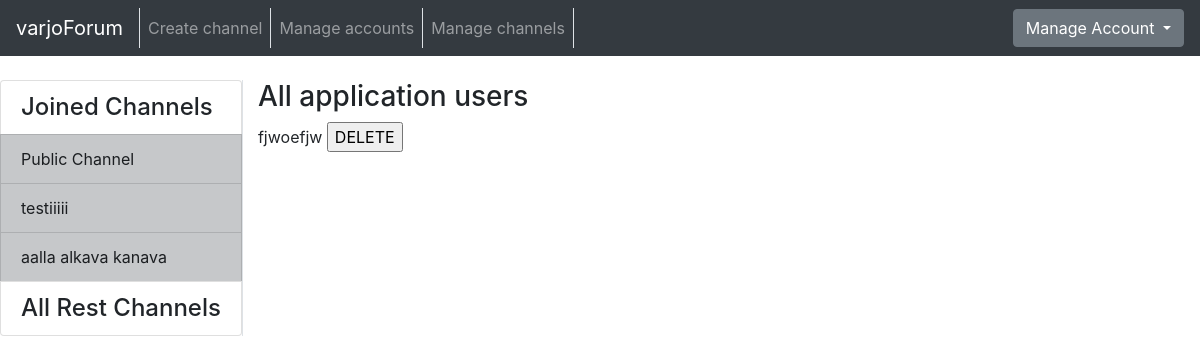
Page /auth/allAccount/ (signed in) on the earlier database version.
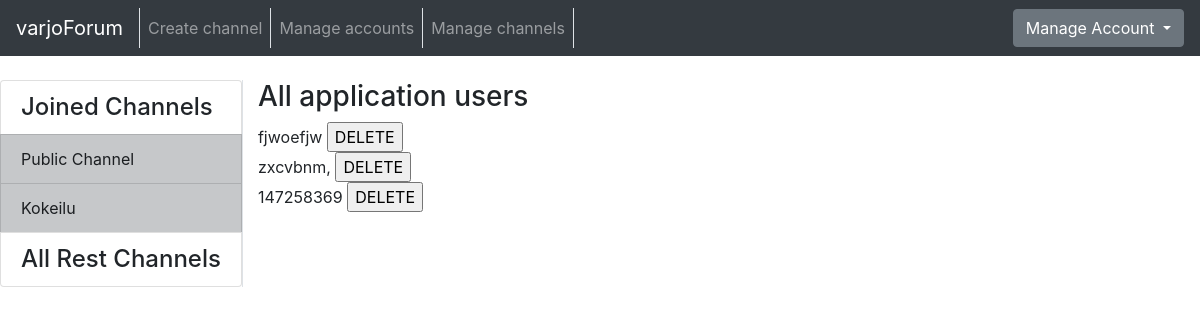
Same page on the later database version.
### application/channels/models.py (models this page shows, shortened)
class Channel(Base):
    name = db.Column(db.String(144), nullable=False)
    introduction = db.Column(db.Text, nullable=False)
    messages = db.relationship("Message", backref='Channel', lazy=True)
    accounts = db.relationship('Account', secondary=accounts, lazy='subquery',
        backref=db.backref('channels', lazy=True))
    @staticmethod
    def get_my_channels(account_id):
        stmt = text("SELECT Channel.id, Channel.name"
                    " FROM Channel, Account, Accounts"
                    " WHERE Channel.id = Accounts.channel_id"
                    " AND Account.id = Accounts.account_id"
                    " AND Account.id = :account_id").params(account_id=account_id)
        res = db.engine.execute(stmt)
        response = []
        for row in res:
            response.append({"channel_id":row[0], "channel_name":row[1]})
        return response
    @staticmethod
    def get_channels_where_not_in(account_id):
        stmt = text("SELECT channel.id, channel.name"
                    " FROM Channel"
                    " WHERE Channel.id NOT IN ("
                        " SELECT Channel.id"
                            " FROM Channel, Account, Accounts"
                            " WHERE Channel.id = Accounts.channel_id"
                            " AND Account.id = Accounts.account_id"
                            " AND Account.id = :account_id"
                    " )").params(account_id=account_id)
        res = db.engine.execute(stmt)
        response = []
        for row in res:
            response.append({"id":row[0], "name":row[1]})
        return response

### application/auth/models.py (models this page shows, shortened)
class Account(Base):
  username = db.Column(db.String(144), nullable=False)
  password = db.Column(db.String(144), nullable=False)
  motto = db.Column(db.String(144), nullable=False)
  admin = db.Column(db.Boolean, nullable=False)
  email = db.Column(db.String(144), nullable=False)
  messages = db.relationship("Message", backref='account', lazy=True)
  comments = db.relationship("Comment", backref='account', lazy=True)

### application/auth/views.py (the view)
@app.route("/auth/allAccount/", methods=["GET"])
@login_required
def account_list():
  if current_user.admin == False:
    return redirect(url_for("messages_index"))
  if request.method == "GET":
    return render_template("auth/list.html", accounts = Account.query.all(),
     my_channels=Channel.get_my_channels(current_user.id),
     all_channels=Channel.get_channels_where_not_in(current_user.id))

### application/__init__.py (called while the page is built)
@login_manager.user_loader
def load_user(account_id):
  return Account.query.get(account_id)

### application/templates/auth/list.html
{% extends "layout.html" %}
{% block body %}
<h3>All application users</h3>
  {% for account in accounts %}
    {% if account.admin == False %}
      <form method="POST" action="{{ url_for('accounts_delete', account_id=account.id) }}" name="accountform">
        <span>{{ account.username }}</span>
        <input type="submit" value="DELETE" />
      </form>
      {% endif %}
  {% endfor %}
{% endblock %}

### application/templates/layout.html (shortened to what this page needs)
<!DOCTYPE html>
  <html>
    <head>
      <link rel="stylesheet" href="https://maxcdn.bootstrapcdn.com/bootstrap/4.0.0/css/bootstrap.min.css">
    </head>
    <body>
      <nav class="navbar navbar-expand-md navbar-dark bg-dark mb-4">
        <div class="border-right">
          <a class="navbar-brand" href="{{ url_for('index') }}">varjoForum</a>
        </div>
        <div class="collapse navbar-collapse" id="navbarCollapse">
          <ul class="navbar-nav mr-auto">
            {% if current_user.is_authenticated %}
            <div class="border-right">
              <li class="nav-item">
                <a class="nav-link" href="{{ url_for('channel_form') }}">Create channel</a>
              </li>
            </div>
            {% endif %}
            {% if current_user.admin == True %}
            <div class="border-right">
              <li class="nav-item">
                <a class="nav-link" href="{{ url_for('account_list') }}">Manage accounts</a>
              </li>
            </div>
            <div class="border-right">
              <li class="nav-item">
                <a href="{{ url_for('channel_manager') }}" class="nav-link">Manage channels</a>
              </li>
            </div>
            {% endif %}
          </ul>
            <div class="btn-group">
              <button type="button" class="btn btn-secondary dropdown-toggle" data-toggle="dropdown" aria-haspopup="true" aria-expanded="false">
                {% if current_user.is_authenticated %}
                  Manage Account
                {% else %}
                  Login
                {% endif %}
              </button>
            </div>
        </div>
      </nav>
      <div class="container-fluid" >
        <div class="row">
            <div class="border-right">
              <div class="col-sx" >
                <div style="float: left">
                  <div class="list-group">
                  {% if current_user.is_authenticated %}
                    {% if my_channels %}
                    <h4 class="list-group-item">Joined Channels</h4>
                    {% endif %}
                    {% for my_channel in my_channels %}
                        <a href="{{ url_for('one_channel_index', channel_id=my_channel.channel_id) }}" class="list-group-item list-group-item-action list-group-item-dark">
                        {{ my_channel.channel_name }}
                        </a>
                    {% endfor %}
                    <h4 class="list-group-item">All Rest Channels</h4>
                {% else %}
                {% if all_channels %}
                <h4 class="list-group-item">All Channels</h4>
                {% endif %}
                {% endif %}
              </div>
              </div>
              </div>
          </div>
          <div class="col">
            {% block body %}{% endblock %}
          </div>
        </div>
    </body>
  </html>

Differences in the rows shown:
removed Channel: channel_name "testiiiii"
removed Channel: channel_name "aalla alkava kanava"
added Channel: channel_name "Kokeilu"
added Account: username "zxcvbnm,"
added Account: username "147258369"
